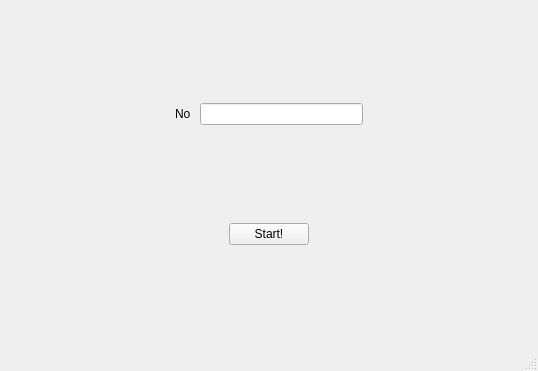
<?xml version="1.0" encoding="UTF-8"?>
<ui version="4.0">
 <class>MainWindow</class>
 <widget class="QMainWindow" name="MainWindow">
  <property name="geometry">
   <rect>
    <x>0</x>
    <y>0</y>
    <width>538</width>
    <height>371</height>
   </rect>
  </property>
  <property name="windowTitle">
   <string>MainWindow</string>
  </property>
  <widget class="QWidget" name="centralWidget">
   <layout class="QHBoxLayout" name="horizontalLayout_3">
    <item>
     <layout class="QVBoxLayout" name="verticalLayout">
      <item>
       <layout class="QHBoxLayout" name="horizontalLayout">
        <item>
         <spacer name="horizontalSpacer_4">
          <property name="orientation">
           <enum>Qt::Horizontal</enum>
          </property>
          <property name="sizeHint" stdset="0">
           <size>
            <width>40</width>
            <height>20</height>
           </size>
          </property>
         </spacer>
        </item>
        <item>
         <widget class="QLabel" name="label">
          <property name="text">
           <string>No </string>
          </property>
          <property name="buddy">
           <cstring>nameEdit</cstring>
          </property>
         </widget>
        </item>
        <item>
         <widget class="QLineEdit" name="nameEdit"/>
        </item>
        <item>
         <spacer name="horizontalSpacer_3">
          <property name="orientation">
           <enum>Qt::Horizontal</enum>
          </property>
          <property name="sizeHint" stdset="0">
           <size>
            <width>40</width>
            <height>20</height>
           </size>
          </property>
         </spacer>
        </item>
       </layout>
      </item>
      <item>
       <layout class="QHBoxLayout" name="horizontalLayout_2">
        <item>
         <spacer name="horizontalSpacer">
          <property name="orientation">
           <enum>Qt::Horizontal</enum>
          </property>
          <property name="sizeHint" stdset="0">
           <size>
            <width>40</width>
            <height>20</height>
           </size>
          </property>
         </spacer>
        </item>
        <item>
         <widget class="QPushButton" name="startButton">
          <property name="text">
           <string>Start!</string>
          </property>
         </widget>
        </item>
        <item>
         <spacer name="horizontalSpacer_2">
          <property name="orientation">
           <enum>Qt::Horizontal</enum>
          </property>
          <property name="sizeHint" stdset="0">
           <size>
            <width>40</width>
            <height>20</height>
           </size>
          </property>
         </spacer>
        </item>
       </layout>
      </item>
     </layout>
    </item>
   </layout>
  </widget>
  <widget class="QStatusBar" name="statusBar"/>
 </widget>
 <layoutdefault spacing="6" margin="11"/>
 <resources/>
 <connections/>
</ui>
